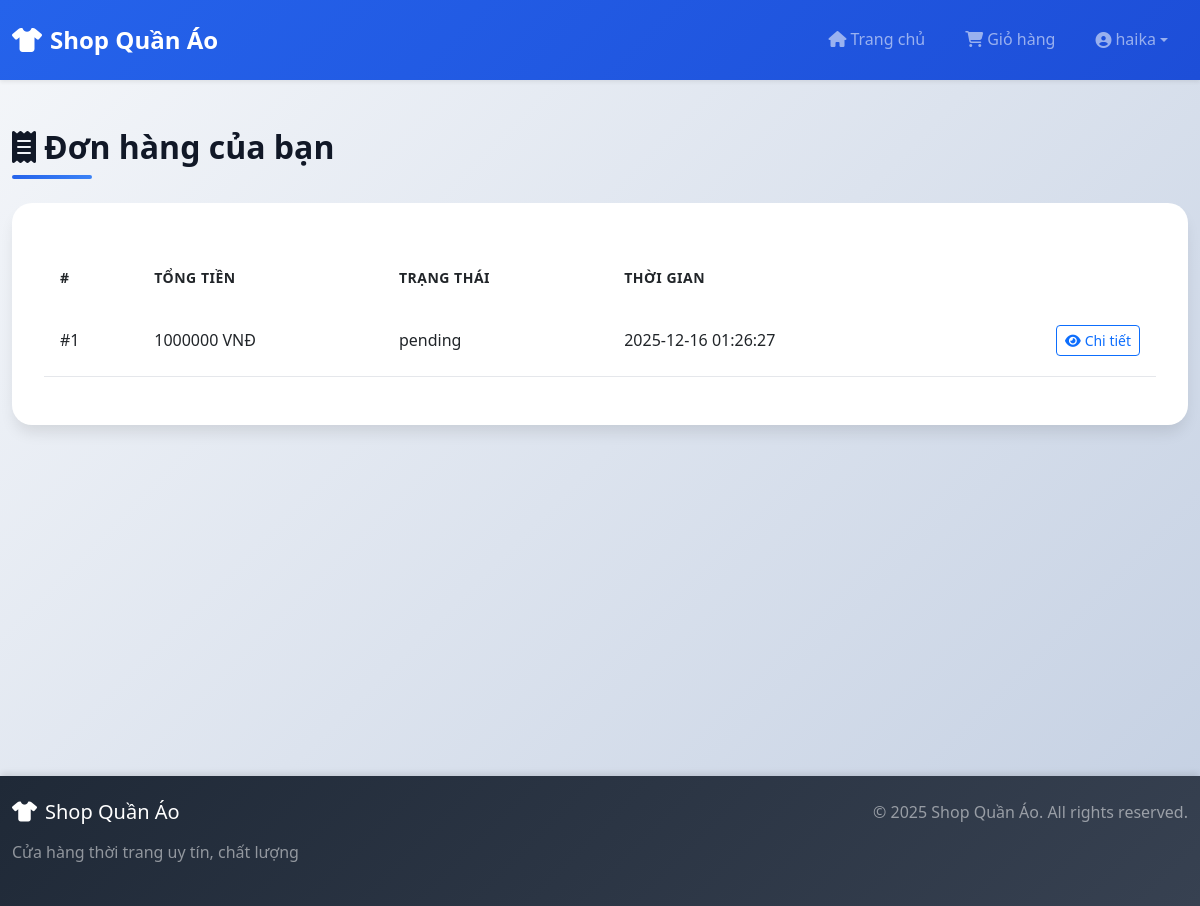
/orders (signed in), run on an earlier commit of the app's database.
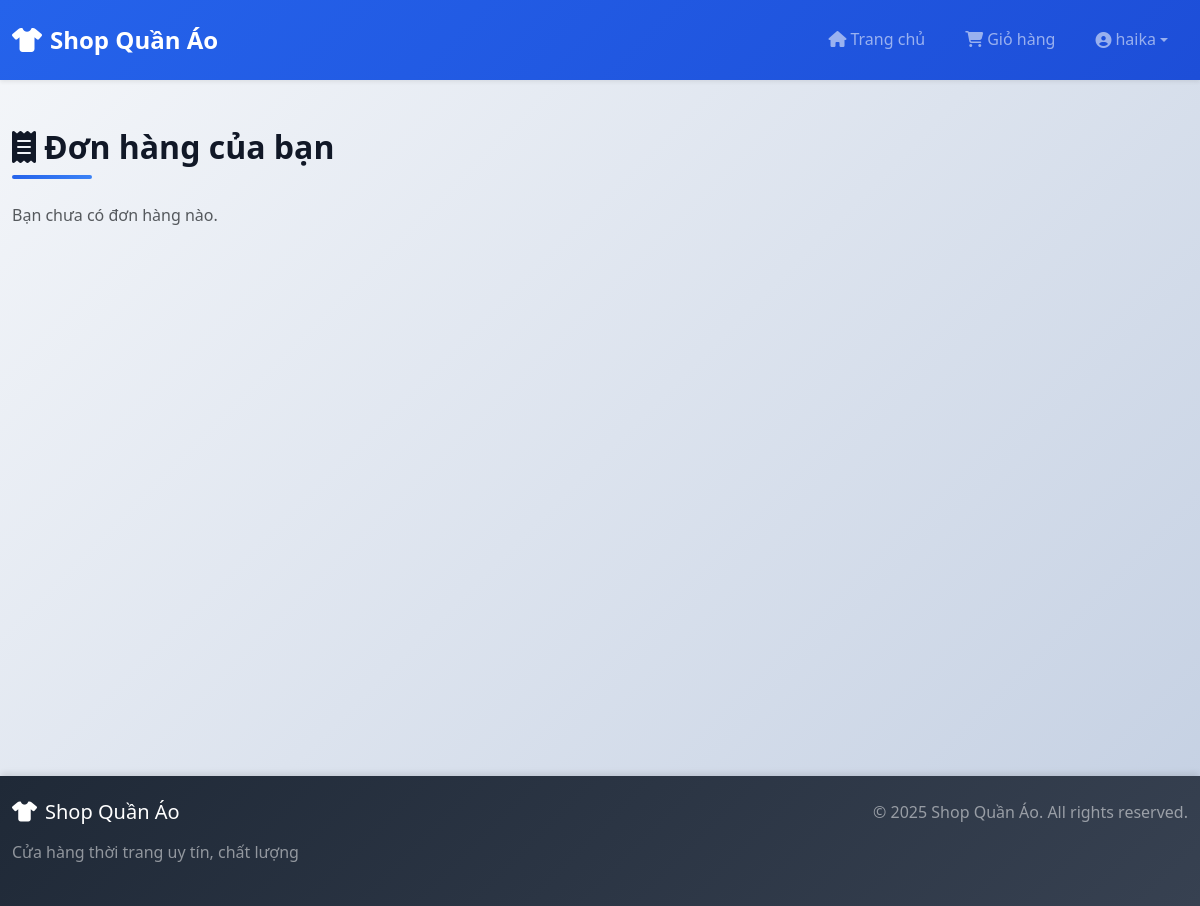
And on a later commit of the database.
### tables this page shows
CREATE TABLE orders (
        id INTEGER PRIMARY KEY AUTOINCREMENT,
        user_id INTEGER,        -- người mua
        total_amount INTEGER,   -- tổng tiền đơn hàng
        created_at TEXT,        -- thời gian tạo
        status TEXT DEFAULT 'completed', -- trạng thái đơn
        FOREIGN KEY (user_id) REFERENCES users(id)
    );

### app.py (the view)
@app.route("/orders")
def orders():
    if "user" not in session:
        return redirect("/login")
    conn = get_db()
    c = conn.cursor()
    c.execute("SELECT id FROM users WHERE username=?", (session["user"],))
    user = c.fetchone()
    if user is None:
        return redirect("/logout")
    c.execute(
        """
        SELECT id, total_amount, created_at, status
        FROM orders
        WHERE user_id = ?
        ORDER BY created_at DESC
        """,
        (user["id"],),
    )
    orders = c.fetchall()
    return render_template("orders.html", orders=orders)

### app.py (called while the page is built)
def get_db():
    if 'db' not in g:
        g.db = sqlite3.connect(current_app.config['DATABASE'])
        g.db.row_factory = sqlite3.Row
    return g.db

### templates/orders.html
{% extends "base.html" %}
{% block content %}
<div class="admin-header mb-4">
    <h2 class="section-title">
        <i class="fas fa-receipt me-2"></i>Đơn hàng của bạn
    </h2>
    <div class="section-divider"></div>
</div>
{% if orders %}
<div class="admin-container">
    <div class="table-responsive">
        <table class="table admin-table">
            <thead>
            <tr>
                <th>#</th>
                <th>Tổng tiền</th>
                <th>Trạng thái</th>
                <th>Thời gian</th>
                <th></th>
            </tr>
            </thead>
            <tbody>
            {% for o in orders %}
            <tr>
                <td>#{{ o['id'] }}</td>
                <td>{{ o['total_amount']|int }} VNĐ</td>
                <td>{{ o['status'] }}</td>
                <td>{{ o['created_at'] }}</td>
                <td class="text-end">
                    <a href="/orders/{{ o['id'] }}" class="btn btn-sm btn-outline-primary">
                        <i class="fas fa-eye me-1"></i>Chi tiết
                    </a>
                </td>
            </tr>
            {% endfor %}
            </tbody>
        </table>
    </div>
</div>
{% else %}
<p class="text-muted">Bạn chưa có đơn hàng nào.</p>
{% endif %}
{% endblock %}

What changed in the data, as far as the page shows it:
removed orders: id "1", total_amount "1000000", status "pending", created_at "2025-12-16 01:26:27"
Also different on the page:
text no longer shown: "# TỔNG TIỀN TRẠNG THÁI THỜI GIAN"
text now shown: "Bạn chưa có đơn hàng nào."
